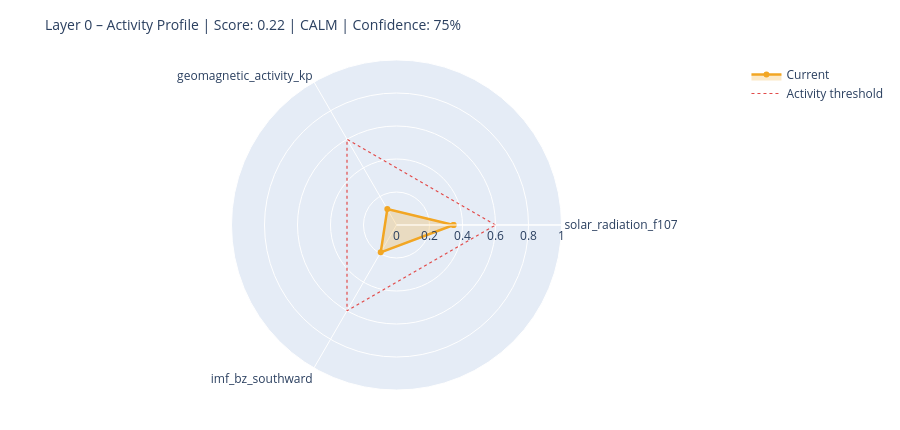

The notebook cell this image was saved under:
### Markdown cell above
---
## 6. State Assessment & Handoff to Layer 1

### Code cell
# ============================================================
# STEP 1 – Collect raw values with source modes
# Mode: 'primary' | 'fallback_3h' | 'last_valid' | 'missing'
# ============================================================

def safe_last(df, col):
    if df is None or col not in df.columns: return None
    s = df[col].dropna()
    return float(s.iloc[-1]) if not s.empty else None

f107_now = safe_last(df_f107, 'f10.7')
bz_now   = safe_last(df_mag,  'bz_gsm')
kp_now   = safe_last(df_kp,   'kp')
sw_now   = safe_last(df_sw,   'speed')

source_modes = {
    'F10.7':    'primary'  if f107_now is not None else 'missing',
    'Kp':       'primary'  if kp_now   is not None else 'missing',
    'IMF_Bz':   'primary'  if bz_now   is not None else 'missing',
    'SW_speed': 'primary'  if sw_now   is not None else 'missing',
}

# Kp Fallback – 3h endpoint
if kp_now is None:
    try:
        r = requests.get(
            'https://services.swpc.noaa.gov/json/noaa-planetary-k-index.json',
            timeout=10)
        r.raise_for_status()
        fb = pd.DataFrame(r.json())
        tc = next((c for c in fb.columns if 'time' in c.lower()), fb.columns[0])
        kc = next((c for c in fb.columns if 'kp' in c.lower() and c != tc), None)
        if kc:
            fb[kc] = fb[kc].astype(str).str.extract(r'([0-9]+(?:\.[0-9]*)?)')[0]
            fb[kc] = pd.to_numeric(fb[kc], errors='coerce')
            fb = fb[fb[kc] >= 0].dropna(subset=[kc])
            if not fb.empty:
                kp_now = float(fb[kc].iloc[-1])
                source_modes['Kp'] = 'fallback_3h'
                print(f'  Kp fallback (3h): {kp_now:.1f}')
    except Exception as e:
        print(f'  Kp fallback failed: {e}')

# Solar Wind Fallback – last valid value
if sw_now is None and df_sw is not None and 'speed' in df_sw.columns:
    s = df_sw['speed'].dropna()
    if not s.empty:
        sw_now = float(s.iloc[-1])
        source_modes['SW_speed'] = 'last_valid'
        print(f'  SW fallback (last_valid): {sw_now:.0f} km/s')

print()
print('Source modes:', source_modes)

# ============================================================
# STEP 2 – Score from available components only
# ============================================================

def norm(v, lo, hi):
    if v is None: return None
    return max(0.0, min(1.0, (v - lo) / (hi - lo)))

COMPONENTS = {
    'solar_radiation_f107':    (f107_now, norm(f107_now, 60, 250)),
    'geomagnetic_activity_kp': (kp_now,   norm(kp_now,   0,   9)),
    'imf_bz_southward':        (bz_now,   norm(-(bz_now or 0) if bz_now else None, -5, 30)
                                           if bz_now is not None else None),
    'solar_wind_speed':        (sw_now,   norm(sw_now, 300, 800)),
}

available   = {k: v[1] for k, v in COMPONENTS.items() if v[1] is not None}
unavailable = [k for k, v in COMPONENTS.items() if v[1] is None]

layer0_score = round(sum(available.values()) / len(available), 4) if available else None
confidence   = round(len(available) / len(COMPONENTS), 2)

level = ('unknown'  if layer0_score is None
         else 'calm'     if layer0_score < 0.3
         else 'moderate' if layer0_score < 0.6
         else 'active')

# ============================================================
# STEP 3 – Dominant Driver
# ============================================================

def dominant_driver(kp, f107, bz, sw):
    candidates = []
    if kp   is not None and kp   >= 4:   candidates.append(('geomagnetic',    kp / 9))
    if sw   is not None and sw   >= 500:  candidates.append(('solar_wind',     sw / 800))
    if bz   is not None and bz   <= -5:   candidates.append(('imf_southward',  abs(bz) / 30))
    if f107 is not None and f107 >= 150:  candidates.append(('solar_radiation',f107 / 250))
    return max(candidates, key=lambda x: x[1])[0] if candidates else 'none'

driver = dominant_driver(kp_now, f107_now, bz_now, sw_now)

# ============================================================
# STEP 4 – Downstream expectations
# ============================================================

def downstream_expectation(driver, score, kp, bz, f107):
    exp = {
        'magnetosphere':        'calm',
        'ionosphere':           'calm',
        'schumann_resonance':   'unchanged',
        'lithosphere_currents': 'low',
    }
    if driver == 'geomagnetic' or (kp and kp >= 5):
        exp['magnetosphere']        = 'compressed / storm'
        exp['ionosphere']           = 'elevated disturbance (TEC variability)'
        exp['schumann_resonance']   = 'elevated amplitude possible'
        exp['lithosphere_currents'] = 'elevated induction currents'
    elif driver == 'imf_southward' or (bz and bz <= -5):
        exp['magnetosphere']        = 'energy coupling active'
        exp['ionosphere']           = 'elevated electron density possible'
        exp['schumann_resonance']   = 'slight modulation possible'
    elif driver == 'solar_radiation' or (f107 and f107 >= 150):
        exp['ionosphere']           = 'elevated ionization (F-layer)'
        exp['schumann_resonance']   = 'slightly elevated background activity'
    return exp

downstream = downstream_expectation(driver, layer0_score, kp_now, bz_now, f107_now)

# ============================================================
# CONSOLE OUTPUT
# ============================================================

W = 58
print('=' * W)
print('LAYER 0 – STATE ASSESSMENT')
print('=' * W)
for name, (raw_v, score_v) in COMPONENTS.items():
    if score_v is not None:
        bar = '█' * int(score_v * 20) + '░' * (20 - int(score_v * 20))
        print(f'  {name:<35}  {bar}  {score_v:.2f}')
    else:
        print(f'  {name:<35}  {"─" * 20}  n/a')
print('-' * W)
print(f'  Score ({len(available)}/{len(COMPONENTS)} components):  {layer0_score:.3f}')
print(f'  Confidence:         {confidence:.0%}')
print(f'  Level:              {level.upper()}')
print(f'  Dominant Driver:    {driver}')

# Radar chart
cats = list(available.keys())
vals = list(available.values())
if len(cats) >= 3:
    fig = go.Figure()
    fig.add_trace(go.Scatterpolar(
        r=vals + [vals[0]], theta=cats + [cats[0]],
        fill='toself', fillcolor='rgba(242,166,35,0.25)',
        line=dict(color='#F2A623', width=2.5), name='Current'
    ))
    fig.add_trace(go.Scatterpolar(
        r=[0.6] * (len(cats) + 1), theta=cats + [cats[0]],
        line=dict(color='#E24B4A', dash='dot', width=1.2),
        mode='lines', name='Activity threshold'
    ))
    fig.update_layout(
        title=dict(text=f'Layer 0 – Activity Profile | Score: {layer0_score:.2f} | {level.upper()} | Confidence: {confidence:.0%}',
                   font=dict(size=14)),
        polar=dict(radialaxis=dict(visible=True, range=[0, 1])),
        height=430, showlegend=True,
        margin=dict(l=60, r=60, t=60, b=40)
    )
    fig.show()

### Figure 1 — Plotly figure (JSON) as saved in the notebook; plotly's stock layout.template omitted (floating-point values rounded to 4 significant figures)
{"data": [{"fill": "toself", "fillcolor": "rgba(242,166,35,0.25)", "line": {"color": "#F2A623", "width": 2.5}, "name": "Current", "r": [0.3457, 0.1111, 0.1914, 0.3457], "theta": ["solar_radiation_f107", "geomagnetic_activity_kp", "imf_bz_southward", "solar_radiation_f107"], "type": "scatterpolar"}, {"line": {"color": "#E24B4A", "dash": "dot", "width": 1.2}, "mode": "lines", "name": "Activity threshold", "r": [0.6, 0.6, 0.6, 0.6], "theta": ["solar_radiation_f107", "geomagnetic_activity_kp", "imf_bz_southward", "solar_radiation_f107"], "type": "scatterpolar"}], "layout": {"height": 430, "margin": {"b": 40, "l": 60, "r": 60, "t": 60}, "polar": {"radialaxis": {"range": [0, 1], "visible": true}}, "showlegend": true, "title": {"font": {"size": 14}, "text": "Layer 0 – Activity Profile | Score: 0.22 | CALM | Confidence: 75%"}}}
